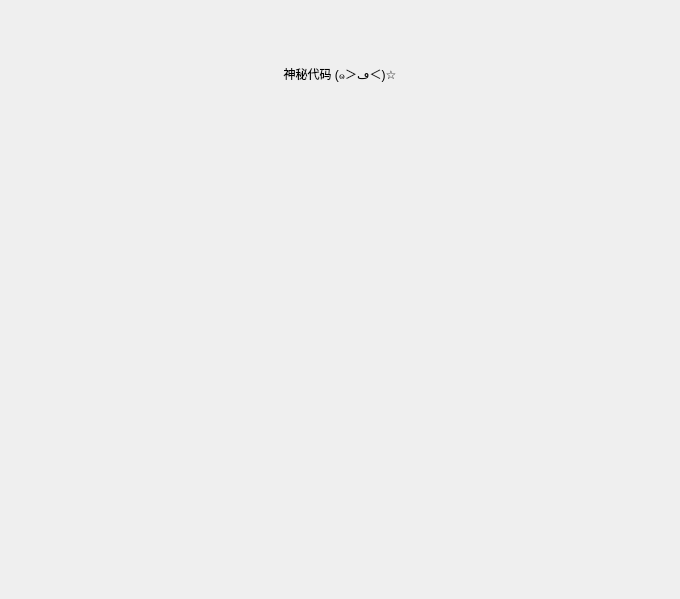
<?xml version="1.0" encoding="UTF-8"?>
<ui version="4.0">
 <class>ForgeTipWidget</class>
 <widget class="QWidget" name="ForgeTipWidget">
  <property name="geometry">
   <rect>
    <x>0</x>
    <y>0</y>
    <width>680</width>
    <height>599</height>
   </rect>
  </property>
  <property name="windowTitle">
   <string>Form</string>
  </property>
  <property name="styleSheet">
   <string notr="true">* {
	
	font: 57 16pt &quot;HarmonyOS Sans SC Medium&quot;;
}
</string>
  </property>
  <layout class="QVBoxLayout" name="verticalLayout" stretch="1,4">
   <property name="spacing">
    <number>20</number>
   </property>
   <property name="leftMargin">
    <number>20</number>
   </property>
   <property name="topMargin">
    <number>20</number>
   </property>
   <property name="rightMargin">
    <number>20</number>
   </property>
   <property name="bottomMargin">
    <number>20</number>
   </property>
   <item>
    <widget class="QLabel" name="text">
     <property name="text">
      <string>神秘代码 (๑＞ڡ＜)☆</string>
     </property>
     <property name="alignment">
      <set>Qt::AlignCenter</set>
     </property>
     <property name="wordWrap">
      <bool>true</bool>
     </property>
    </widget>
   </item>
   <item>
    <widget class="QLabel" name="img">
     <property name="minimumSize">
      <size>
       <width>640</width>
       <height>405</height>
      </size>
     </property>
     <property name="text">
      <string/>
     </property>
    </widget>
   </item>
  </layout>
 </widget>
 <resources/>
 <connections/>
</ui>
